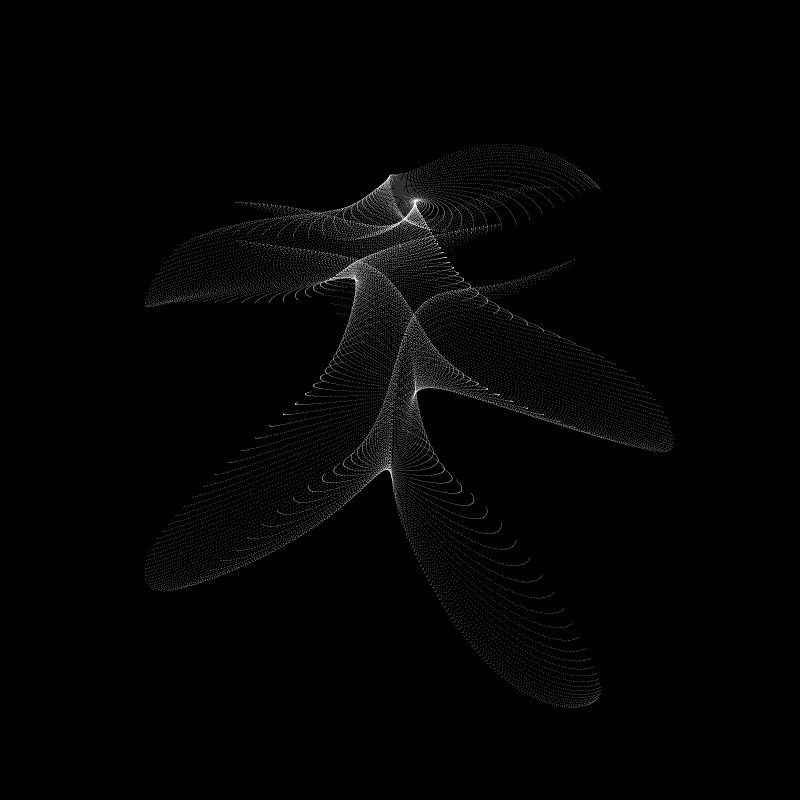
Frame 1 (no input)
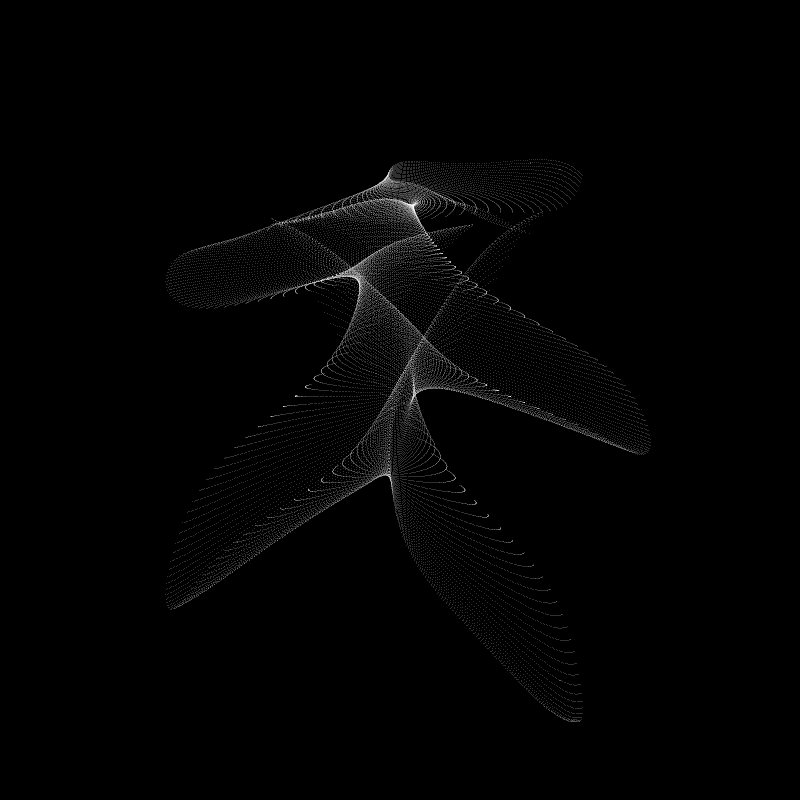
Frame 60 (the mouse pressed at the canvas centre just before this capture)
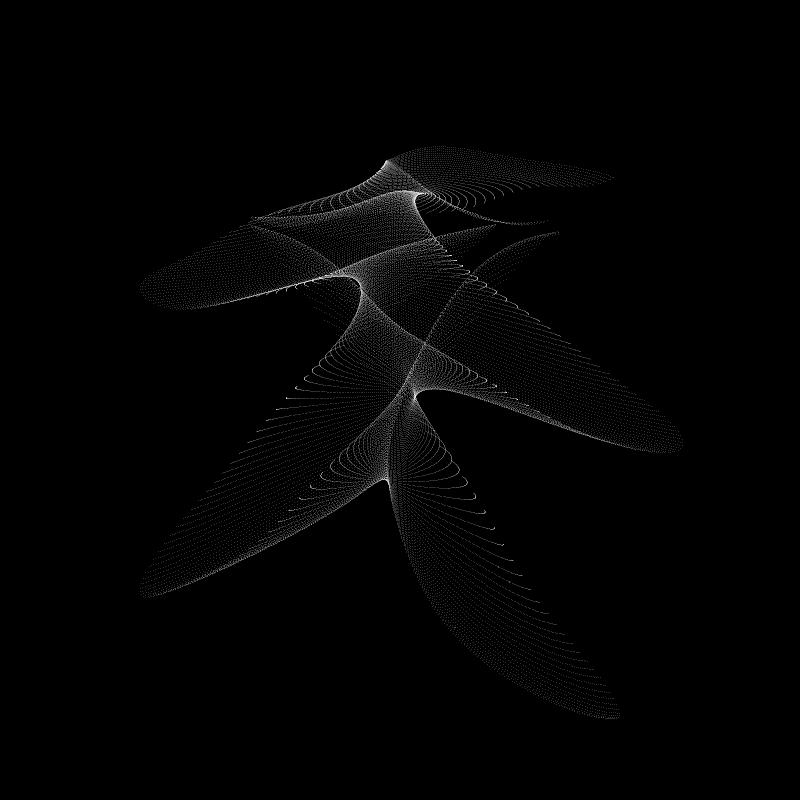
Frame 120 (the mouse held since frame 60 and released just before this capture)

The Processing sketch that drew these frames (run headless with seeded random() and noise(); from frame 60 on, the mouse is pressed at the canvas centre):

// Processing sketch: glimmer_blossom
// ── glimmer_blossom.pde
float time = 0;
float speed = 90;
float frames = 0;

int amt = 40000;

int curr = 0, max = 4;
float targetx = 0;
float targety = 0;
float[] currx = new float[amt];
float[] curry = new float[amt];


void setup() {
    size(800, 800);
    strokeWeight(.5);
    stroke(255);
    background(0);
    
    // initial coords
    for (int i=0; i<amt; i++) {
        float initialX = i % 200;
        float initialY = i / 200;
        // Offsets
        float horizontal = initialX / 8 - 12;
        float vertical = initialY / 8 - 12;
        PVector v = wave1(initialX, initialY, horizontal, vertical);
        currx[i] = v.x;
        curry[i] = v.y;
    }
}

void draw() {
    background(0);

    time += PI / speed;
    frames = frameCount;


    for (int i = 0; i < amt; i++) {
        float initialX = i % 200;
        float initialY = i / 200;
        // Offsets
        float horizontal = initialX / 8 - 12;
        float vertical = initialY / 8 - 12;
        
        PVector v;
        
        switch (curr) {
            case 0:
                v = wave1(initialX, initialY, horizontal, vertical);
                break;
            case 1:
                v = wave3(initialX, initialY, horizontal, vertical);
                break;
            case 2:
                v = wave4(initialX, initialY, horizontal, vertical);
                break;
            case 3:
                v = wave2(initialX, initialY, horizontal, vertical);
                break;
            default:
                v = wave1(initialX, initialY, horizontal, vertical);
                break;
        }
        
        targetx = v.x;
        targety = v.y;
        
        currx[i] = lerp(currx[i], targetx, .02);
        curry[i] = lerp(curry[i], targety, .05);
        point(currx[i], curry[i]);
    }
}

void keyPressed() {
  if (key == ' ') {
    curr += 1;
    if (curr == max) curr = 0;
  }
}

PVector wave1(float initialX, float initialY, float horizontal, float vertical) {
    // Transformation
    float distance = 2 - mag(horizontal, vertical) / ((sin((frames)/90)) + 3.5);
    //float distance = (sin(horizontal * 3) / sin(vertical * 2));
    float wave = 3 * (sin(horizontal / 10) * cos(vertical / 2));
    //float wave = 2 - mag(horizontal, vertical) / ((sin((t2)/30)) + 3.5);
    //float wave = (sin(horizontal * 2) * cos(vertical * 2))
    
    // Final positions with wave and distance transformations
    float x = ((initialX + wave * horizontal * 4 +
        wave * horizontal * sin(wave + time)) * 0.7
        + horizontal * distance * 2 + 130) * 2;
    
    float y = ((initialY + wave * initialY / 5 +
        wave * vertical * cos(wave + time + distance) *
        sin(time + wave)) * 1 +
        vertical * distance + 70) * 2;
    
    return new PVector(x,y);
}

PVector wave2(float initialX, float initialY, float horizontal, float vertical) {
    float distance2 = (sin(horizontal * 3) / sin(vertical * 2));
    float wave2 = 3 * (sin(horizontal / 10) * cos(vertical / 2));

    float x2 = ((initialX + wave2 * horizontal * 8 +
                wave2 * horizontal * sin(wave2 + time)) * 0.7
             + horizontal * distance2 * 2 + 130) * 2;

    float y2 = ((initialY + wave2 * initialY / 10 +
                wave2 * vertical * distance2 * cos(wave2 + time + distance2) *
                sin(time + wave2 + vertical)) * 1 +
                vertical * distance2 + 70) * 2;
    
    targetx = x2;
    targety = y2;
    
    return new PVector(x2,y2);
}

PVector wave3(float initialX, float initialY, float horizontal, float vertical) {
    float distance2 = 2 - mag(horizontal, vertical) / ((sin((frames)/100)) + 3.5);
    float wave2 = (sin(horizontal * 3));

    float x2 = ((initialX + wave2 * atan(horizontal +
                wave2 * horizontal * wave2 + time) * 0.7)
             + vertical * distance2 * 1 + 100) * 2;

    float y2 = ((initialY + (wave2 * (initialY / 2 +
                wave2) * horizontal * sin(wave2 + time + distance2))) * 2 
                + horizontal + 1500) * .2;
    
    targetx = x2;
    targety = y2;
    
    return new PVector(x2,y2);
    
}

PVector wave4(float initialX, float initialY, float horizontal, float vertical) {
    float distance2 = (sin(horizontal * 3));
    float wave2 = 2 - mag(horizontal, vertical) / ((sin((frames)/100)) + 3.5);

    float x2 = ((initialX + wave2 * sin(horizontal * 8 +
                wave2 * horizontal * tan(wave2 + time))) * 0.7
             + horizontal * distance2 * 2 + 130) * 2;

    float y2 = ((initialY + wave2 * initialY / 2 +
                wave2 * horizontal * cos(wave2 + time + distance2)) * 2 
                + vertical + 100) * 1.5;
    
    targetx = x2;
    targety = y2;
    
    return new PVector(x2,y2);
    
}
